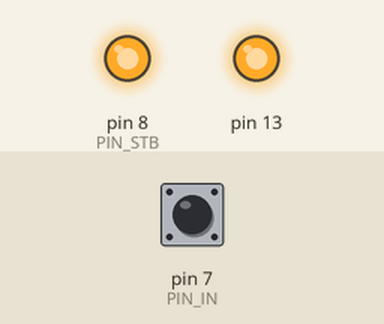
Recording of a sketch running on a simulated Arduino Uno, built with avr-gcc and run on an emulated ATmega328P. Shown: output pins drawn as LEDs (lit = HIGH). Inputs (shaded band) come from the test bench; at power-on: pin 7 (PIN_IN) LOW. The board resets itself during the run and starts again; pins used as bus, display or sensor lines are not drawn; what the sketch prints to the serial monitor is not drawn.

Above: at 1.2 s.
1.3 s: pin 7 (PIN_IN) pulsed HIGH 2 times (0.12 s each, 0.3 s apart)
At 2.4 s:
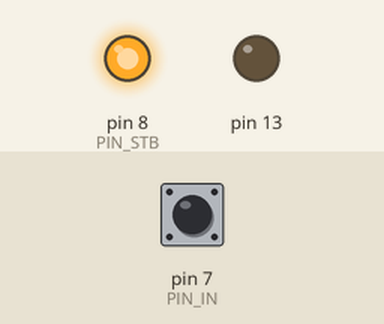
Timing chart, 0 to 5.1 s (numbered marks = the images above; inputs shaded):
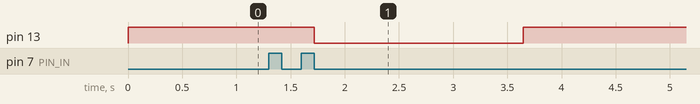

The sketch:

SubaruDisplayEmulator_v_1_3.ino
```cpp
// (licence header left out)
#include <avr/io.h>
#include <avr/interrupt.h>
#include <avr/wdt.h>
#include <stdio.h>
#include "Settings.h"

#if (USE_SOFTSERIAL)
  #include <SoftwareSerial.h>
  SoftwareSerial altSerial(PIN_SS_RX, PIN_SS_TX); // RX, TX
#endif

#include "IEBUS.h"


void setup() {

  pinMode(PIN_STB, OUTPUT);
  digitalWrite(PIN_STB, HIGH);

  Serial.begin(SERIAL_SPEED);

#if (USE_SOFTSERIAL)
  altSerial.begin(SS_SPEED);
#endif

  MCUSR = 0;
  wdt_disable();

  // Init LED port pin
  LED_DDR |= LEDOUT;
  LedOff();

  TCCR0B = (1<<CS01) | (1<<CS00);
  DDRD |= _BV(PIN_OUT);
  OUT_CLEAR;

  //  Enable watchdog @ ~2 sec.
  wdt_enable( WDTO_2S );
}


void loop() {

  // Reset watchdog.
  wdt_reset();

  // Read message from lan
  AvcReadMessage();

  // Check register session timeout & change register status to false
  if((lastRegistred + TIMEOUT_RECONNECT) < millis()){
    isRegistred = false;
  }

  // Init registration in timer
  if(!isRegistred){
    if((timerRegister + TIMEOUT_NETPING) < millis()){
      timerRegister = millis();
      AvcRegisterMe();
    }
  }

}
```

Settings.h
```cpp
/*--------------------------------------------------------------------------------------------------
  Name         :  Settings.h
  Description  :  IEBUS driver settings for Subaru devices
--------------------------------------------------------------------------------------------------*/
#ifndef _AVCLANDRV_H_
#define _AVCLANDRV_H_

/*--------------------------------------------------------------------------------------------------
                                       Default settings
--------------------------------------------------------------------------------------------------*/


#define FALSE                   0
#define TRUE                    (!FALSE)

// led port settings
#define LED_DDR                 DDRB
#define LED_PORT                PORTB
#define LEDOUT                  _BV(PORT5)

// serial settings
#define SERIAL_SPEED            115200

// softvare serial settings
#define USE_SOFTSERIAL          false     // Turn "true" for send data to software serial port
#define PIN_SS_RX               4
#define PIN_SS_TX               3
#define SS_SPEED                115200

// timout settings
#define TIMEOUT_RECONNECT       5000
#define TIMEOUT_NETPING         2000


/*--------------------------------------------------------------------------------------------------
                                       IE_BUS driver settings
--------------------------------------------------------------------------------------------------*/


#define PIN_STB                 8
#define PIN_ACC                 9


//////// for use outer comparator HA12187

#define DATA_PORT               PORTD
#define PIN_IN                  7
#define PIN_OUT                 6

#define INPUT_IS_SET            ( bit_is_set( PIND, PIN_IN ) )
#define INPUT_IS_CLEAR          ( bit_is_clear( PIND, PIN_IN ) )

#define OUT_SET                 ( bitSet(DATA_PORT, PIN_OUT) ) //( PORTD &= bit(PIN_OUT) ) //
#define OUT_CLEAR               ( bitClear(DATA_PORT, PIN_OUT) ) //( PORTD |= bit(PIN_OUT) ) //

//////// else for use inner comporator

//// AVC LAN bus directly connected to internal analog comparator (PD6/7)
//// PD6 AIN0 +
//// PD7 AIN1 -
//
//#define DATAIN_PIN              ACSR
//#define DATAIN                  ACO
//
//#define INPUT_IS_SET            ( bit_is_set( DATAIN_PIN, DATAIN ) )
//#define INPUT_IS_CLEAR          ( bit_is_clear( DATAIN_PIN, DATAIN ) )


/*--------------------------------------------------------------------------------------------------
                                       IE_BUS adress settings
--------------------------------------------------------------------------------------------------*/


#define HU_ADDRESS              0x130
#define MY_ADDRESS              0x140
#define BROADCAST_ADDRESS       0xFFF // All devices      //0x01FF // All audio devices
#define CONTROL_FLAGS           0xE


/*--------------------------------------------------------------------------------------------------
                                       Other settings
--------------------------------------------------------------------------------------------------*/


#define ONLY_MY                 true      // Recive all adres define this paremrte "false", or recive only for MY_ADDRESS or BROADCAST_ADDRESS define "ture"
#define SHOW_ERROR              false     // Turn "true" for print errors to serial port.

#define USART_BUFFER_SIZE       40

#if(!SHOW_ERROR)
  #define USART_BUFFER_SIZE     12
#endif

char UsartMsgBuffer[ USART_BUFFER_SIZE ];

unsigned long timerRegister = millis();


#endif // _AVCLANDRV_H_

/*--------------------------------------------------------------------------------------------------
                                         End of file.
--------------------------------------------------------------------------------------------------*/
```

Source omitted: IEBUS.h (32392 bytes)

Measured:
- after the input at 1.3 s, pin 13: HIGH → LOW after 0.42 s, → HIGH 1.9 s later
